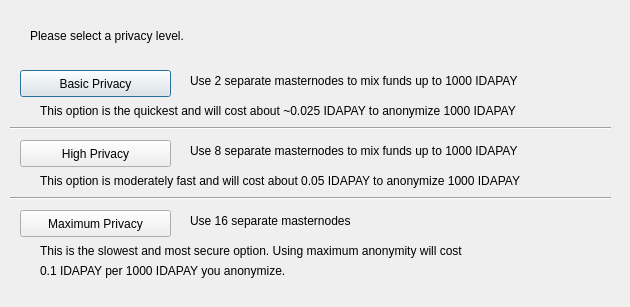
<?xml version="1.0" encoding="UTF-8"?>
<ui version="4.0">
 <class>DarksendConfig</class>
 <widget class="QDialog" name="DarksendConfig">
  <property name="geometry">
   <rect>
    <x>0</x>
    <y>0</y>
    <width>630</width>
    <height>307</height>
   </rect>
  </property>
  <property name="windowTitle">
   <string>Configure PrivateSend</string>
  </property>
  <widget class="QPushButton" name="buttonBasic">
   <property name="geometry">
    <rect>
     <x>20</x>
     <y>70</y>
     <width>151</width>
     <height>27</height>
    </rect>
   </property>
   <property name="text">
    <string>Basic Privacy</string>
   </property>
  </widget>
  <widget class="QPushButton" name="buttonHigh">
   <property name="geometry">
    <rect>
     <x>20</x>
     <y>140</y>
     <width>151</width>
     <height>27</height>
    </rect>
   </property>
   <property name="text">
    <string>High Privacy</string>
   </property>
  </widget>
  <widget class="QPushButton" name="buttonMax">
   <property name="geometry">
    <rect>
     <x>20</x>
     <y>210</y>
     <width>151</width>
     <height>27</height>
    </rect>
   </property>
   <property name="text">
    <string>Maximum Privacy</string>
   </property>
  </widget>
  <widget class="QLabel" name="label">
   <property name="geometry">
    <rect>
     <x>30</x>
     <y>20</y>
     <width>571</width>
     <height>31</height>
    </rect>
   </property>
   <property name="text">
    <string>Please select a privacy level.</string>
   </property>
  </widget>
  <widget class="QLabel" name="label_2">
   <property name="geometry">
    <rect>
     <x>190</x>
     <y>70</y>
     <width>421</width>
     <height>21</height>
    </rect>
   </property>
   <property name="text">
    <string>Use 2 separate masternodes to mix funds up to 1000 IDAPAY</string>
   </property>
  </widget>
  <widget class="QLabel" name="label_3">
   <property name="geometry">
    <rect>
     <x>190</x>
     <y>140</y>
     <width>411</width>
     <height>21</height>
    </rect>
   </property>
   <property name="text">
    <string>Use 8 separate masternodes to mix funds up to 1000 IDAPAY</string>
   </property>
  </widget>
  <widget class="QLabel" name="label_4">
   <property name="geometry">
    <rect>
     <x>190</x>
     <y>210</y>
     <width>421</width>
     <height>21</height>
    </rect>
   </property>
   <property name="text">
    <string>Use 16 separate masternodes</string>
   </property>
  </widget>
  <widget class="QLabel" name="label_6">
   <property name="geometry">
    <rect>
     <x>40</x>
     <y>100</y>
     <width>561</width>
     <height>21</height>
    </rect>
   </property>
   <property name="text">
    <string>This option is the quickest and will cost about ~0.025 IDAPAY to anonymize 1000 IDAPAY</string>
   </property>
  </widget>
  <widget class="QLabel" name="label_7">
   <property name="geometry">
    <rect>
     <x>40</x>
     <y>170</y>
     <width>561</width>
     <height>21</height>
    </rect>
   </property>
   <property name="text">
    <string>This option is moderately fast and will cost about 0.05 IDAPAY to anonymize 1000 IDAPAY</string>
   </property>
  </widget>
  <widget class="QLabel" name="label_8">
   <property name="geometry">
    <rect>
     <x>40</x>
     <y>240</y>
     <width>561</width>
     <height>21</height>
    </rect>
   </property>
   <property name="text">
    <string>This is the slowest and most secure option. Using maximum anonymity will cost</string>
   </property>
  </widget>
  <widget class="QLabel" name="label_9">
   <property name="geometry">
    <rect>
     <x>40</x>
     <y>260</y>
     <width>561</width>
     <height>21</height>
    </rect>
   </property>
   <property name="text">
    <string>0.1 IDAPAY per 1000 IDAPAY you anonymize.</string>
   </property>
  </widget>
  <widget class="Line" name="line">
   <property name="geometry">
    <rect>
     <x>10</x>
     <y>120</y>
     <width>601</width>
     <height>16</height>
    </rect>
   </property>
   <property name="orientation">
    <enum>Qt::Horizontal</enum>
   </property>
  </widget>
  <widget class="Line" name="line_2">
   <property name="geometry">
    <rect>
     <x>10</x>
     <y>190</y>
     <width>601</width>
     <height>16</height>
    </rect>
   </property>
   <property name="orientation">
    <enum>Qt::Horizontal</enum>
   </property>
  </widget>
 </widget>
 <resources/>
 <connections/>
</ui>
